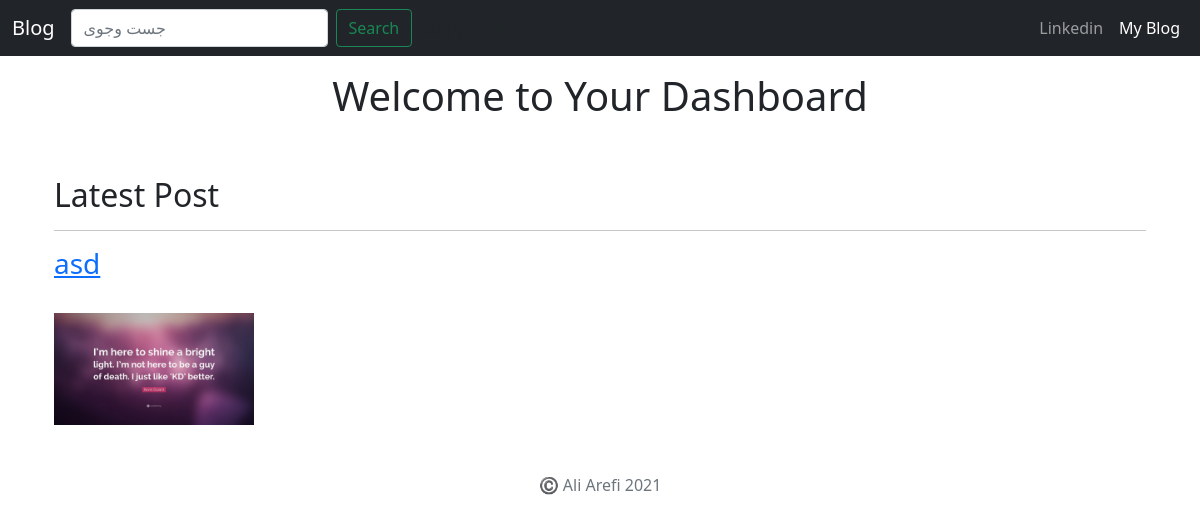
/blog/dashboard (signed in), run on an earlier commit of the app's database.
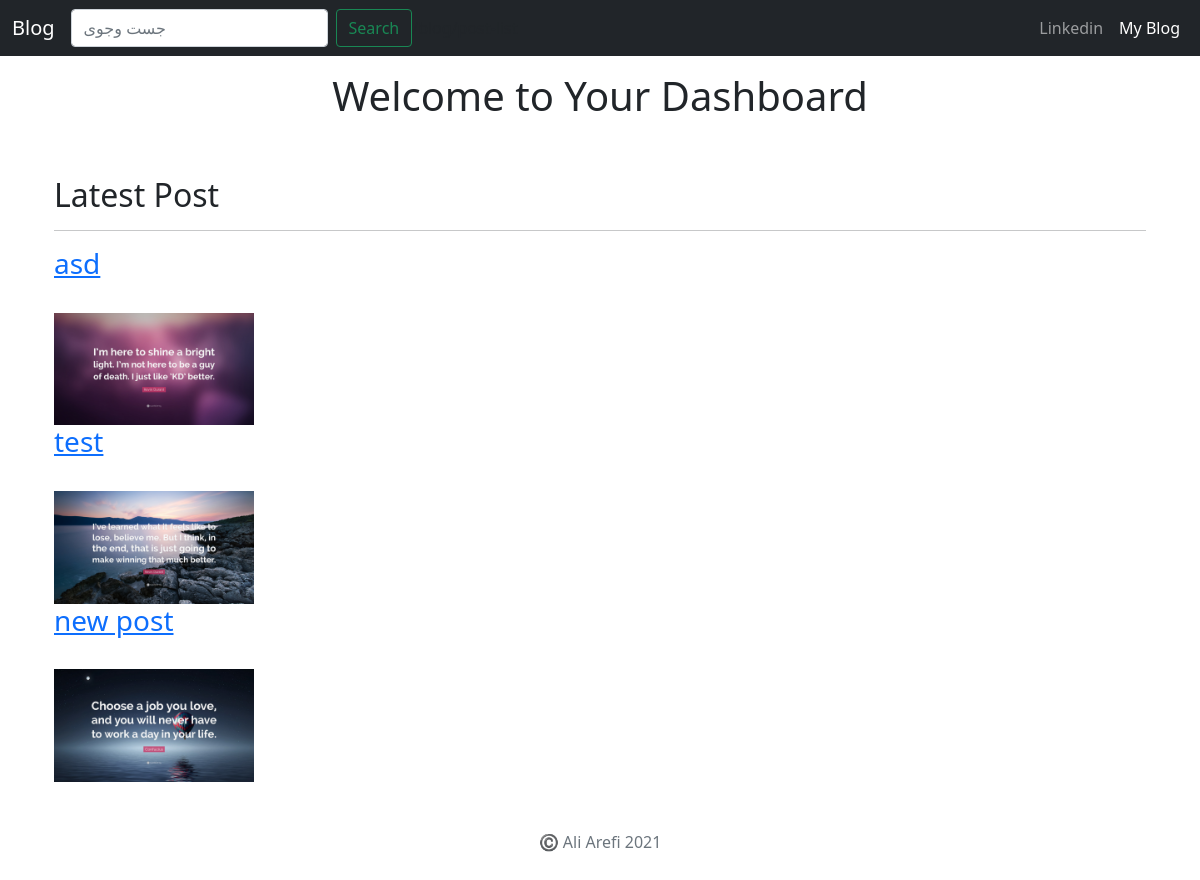
And on a later commit of the database.
### post/models.py (models this page shows, shortened)
class Post(models.Model):
    title = models.CharField('post title', max_length=50)
    description = models.TextField()
    owner = models.ForeignKey(User, on_delete=PROTECT)
    pub_date = models.DateTimeField(auto_now=True)
    slug = models.SlugField(max_length=100, unique=True, null=True, blank=True)
    image = models.ImageField(upload_to='images/')
    tag = models.ManyToManyField(Tag, blank=True, null=True)

### post/views.py (the view)
# urls.py: path('dashboard', DashboardView.as_view(), name='dashboard'),
class DashboardView(LoginRequiredMixin, ListView):
    login_url = 'login'
    model = Post
    template_name = 'post/dashboard.html'
    def get_queryset(self, *args, **kwargs):
        return self.model.objects.filter(owner=self.request.user)

### post/templates/post/dashboard.html (shortened to what this page needs)
{% extends "post/base.html" %}
{% block content %}
    <div class="container">
      <h1 class="text-center pt-3">Welcome to Your Dashboard</h1>
      <br />
      <br />
      <h2>Latest Post</h2>
      <hr />
      {% for post in object_list %}
      <a href="{% url 'postdetail' post.slug %}">
        <h3>{{ post.title }}</h3>
      </a>
      <br />
      <img class="img-fluid" src={{ post.image.url }} height=200 width=200 />
      <br />
      {% endfor %}
    </div>
{% endblock content %}

What changed in the data, as far as the page shows it:
added Post: title "test", image (picture)
added Post: title "new post", image (picture)
